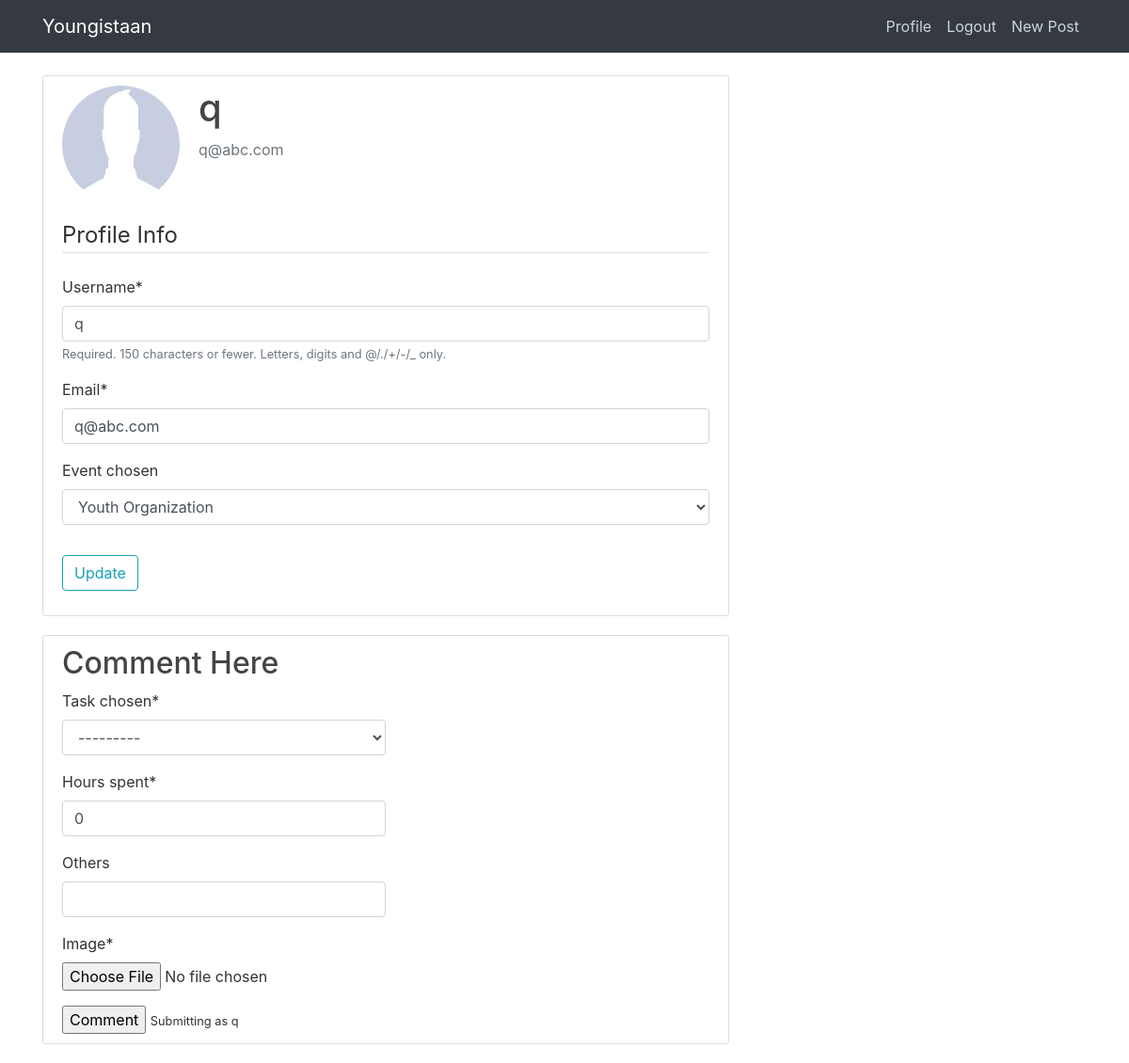
The page /profile/ (signed in) on the database as committed earlier.
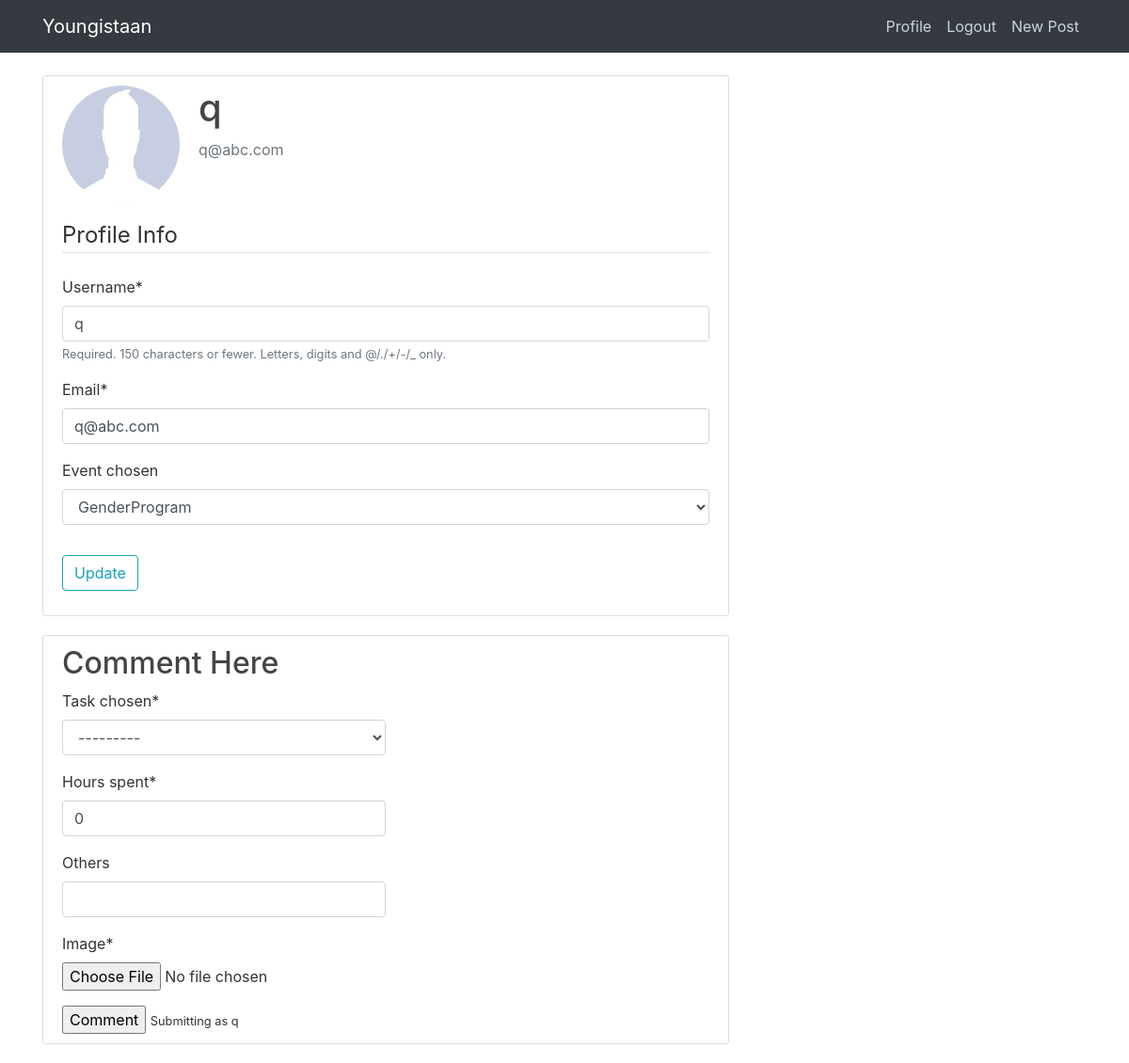
The same page on the database as committed later.
### Users/models.py (models this page shows, shortened)
class Profile(models.Model):
    user = models.OneToOneField(User, on_delete=models.CASCADE)
    image = models.ImageField(default="default.jpeg", upload_to="profile_pics")
    event_chosen = models.ForeignKey(
        Event, on_delete=models.CASCADE, default=None, blank=True, null=True
    )

### Users/views.py (the view)
# urls.py: path('profile/',views.profile,name="blog-profile"),
@login_required
def profile(request):
    if request.method == "POST":
        u_form = UserUpdateForm(request.POST, instance=request.user)
        p_form = ProfileUpdateForm(
            request.POST, request.FILES, instance=request.user.profile
        )
        if u_form.is_valid() and p_form.is_valid():
            u_form.save()
            p_form.save()
            return redirect("blog-profile")
    else:
        try:
            current_ip = request.META.get("REMOTE_ADDR")
            resopnse = requests.get(
                f"http://api.ipstack.com/{current_ip}?access_key=ce71c62110672c8020ebd49b49d4267e"
            )
            location = response.json()["region_name"]
            s_form = CommentForm(user=request.user, location=location)
        except Exception as e:
            s_form = CommentForm(user=request.user)
        u_form = UserUpdateForm(instance=request.user)
        p_form = ProfileUpdateForm(instance=request.user.profile)
    context = {"u_form": u_form, "p_form": p_form, "s_form": s_form}
    return render(request, "Users/profile.html", context)

### Users/forms.py (shortened to what this page needs)
class UserUpdateForm(forms.ModelForm):
    email = forms.EmailField()
    class Meta:
        model = User
        fields = ["username", "email"]

class ProfileUpdateForm(forms.ModelForm):
    class Meta:
        model = Profile
        fields = ["event_chosen"]

### eventSpec/models.py (called while the page is built)
    def __str__(self):
        return self.event_name

    def __str__(self):
        return self.name

### Users/templates/Users/profile.html (shortened to what this page needs)
{% extends "blog/base.html" %}
{% load crispy_forms_tags %}
{% block content %}
    <div class="content-section">
      <div class="media">
        <img class="rounded-circle account-img" src="{{ user.profile.image.url }}">
        <div class="media-body">
          <h2 class="account-heading">{{ user.username }}</h2>
          <p class="text-secondary">{{ user.email }}</p>
        </div>
      </div>
      <form method="POST" enctype="multipart/form-data">
          <fieldset class="form-group">
              <legend class="border-bottom mb-4">Profile Info</legend>
              {{ u_form|crispy }}
              {{ p_form|crispy }}
          </fieldset>
          <div class="form-group">
              <button class="btn btn-outline-info" type="submit">Update</button>
          </div>
      </form>
    </div>
    <article class="media content-section">
    <form method="post" action="/comment/">
        <H2> Comment Here</H2>
        {{ s_form|crispy }}
        <input type ="submit" value="Comment">
        <small>Submitting as {{ user }}</small>
    </form>
</article>
{% endblock content %}

### blog/templates/blog/base.html (shortened to what this page needs)
{% load static %}
<!doctype html>
<html lang="en">
    <head>
        <link rel="stylesheet" href="https://maxcdn.bootstrapcdn.com/bootstrap/4.0.0/css/bootstrap.min.css">
        <link type='text/css' rel ="stylesheet" href = "{% static 'blog/main.css' %}" >
    </head>
    <body>
        <header class="site-header">
            <nav class="navbar navbar-expand-md navbar-dark bg-dark fixed-top">
              <div class="container">
                <a class="navbar-brand mr-4" href="/">Youngistaan</a>
                <div class="collapse navbar-collapse" id="navbarToggle">
                  <div class="navbar-nav">
                    {% if user.is_authenticated %}
                    <a class="nav-item nav-link" href="{% url 'blog-profile' %}">Profile</a>
                    <a class="nav-item nav-link" href="{% url 'blog-logout' %}">Logout</a>
                    <a class="nav-item nav-link" href="{% url 'post-create' %}">New Post</a>
                    {% else %}
                    <a class="nav-item nav-link" href="{% url 'blog-login' %}">Login</a>
                    <a class="nav-item nav-link" href="{% url 'blog-register' %}">Register</a>
                    {% endif %}
                  </div>
                </div>
              </div>
            </nav>
          </header>
           <main role="main" class="container">
            <div class="row">
              <div class="col-md-8 col-ml-4">
                {% block content %}{% endblock %}
              </div>
              <div class="col-md-4 col-ml">
              </div>
            </div>
          </main>
  </body>
</html>

### blog/static/blog/main.css (style rules this page uses)
body { background:url(); color: #333333; margin-top: 5rem; }
h1, h2, h3, h4, h5, h6 { color: #444444; }
.site-header .navbar-nav .nav-link { color: #cbd5db; }
.content-section { background: #ffffff; padding: 10px 20px; border: 1px solid #dddddd; border-radius: 3px; margin-bottom: 20px; }
.account-img { height: 125px; width: 125px; margin-right: 20px; margin-bottom: 16px; }
.account-heading { font-size: 2.5rem; }

Rows that differ between the two databases and show on the page:
changed Profile: event_chosen "Youth Organization" → "GenderProgram"
